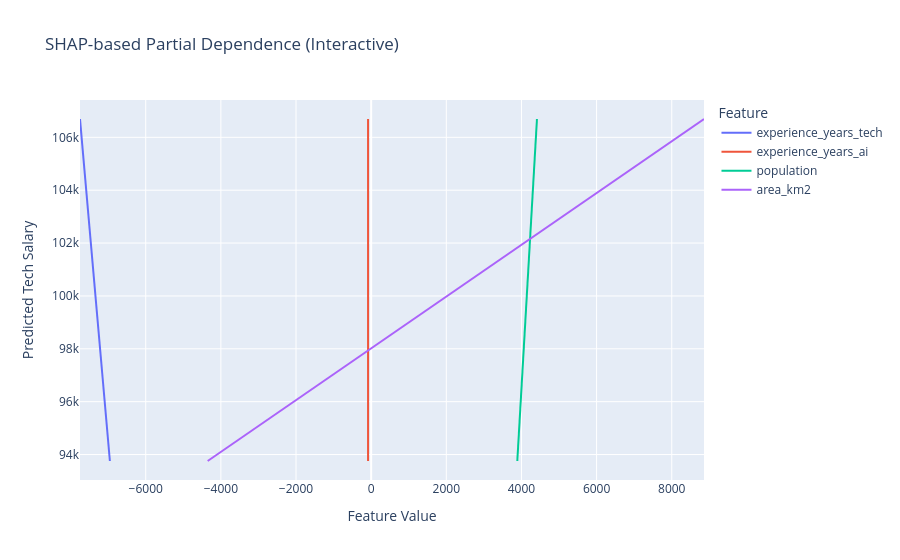

Notebook code cell kept with this figure:
### Code cell
import shap
import pandas as pd
import plotly.express as px

# 1️⃣ Train/Test Split inklusive Länder
X_train, X_test, y_train, y_test, countries_train, countries_test = train_test_split(
    X, y, df_model['country'], test_size=0.2, random_state=42
)

# 2️⃣ Random Forest (falls noch nicht trainiert)
rf = RandomForestRegressor(n_estimators=200, max_depth=10, random_state=42)
rf.fit(X_train, y_train)

# 3️⃣ SHAP Werte berechnen (nur auf Testdaten)
explainer = shap.Explainer(rf, X_train)
shap_values = explainer(X_test)

# 4️⃣ SHAP Werte in DataFrame umwandeln
shap_df = pd.DataFrame(shap_values.values, columns=features)
shap_df['country'] = countries_test.values
shap_df['predicted_salary'] = rf.predict(X_test)
shap_df['true_salary'] = y_test.values

# 5️⃣ Interaktiver Plot pro Feature
pdp_df_list = []
for feature in features:
    temp = shap_df[['country', feature, 'predicted_salary']].copy()
    temp.rename(columns={feature: 'value', 'predicted_salary': 'predicted_salary'}, inplace=True)
    temp['feature_name'] = feature
    pdp_df_list.append(temp)

pdp_df = pd.concat(pdp_df_list)

fig = px.line(
    pdp_df,
    x='value',
    y='predicted_salary',
    color='feature_name',
    labels={'value':'Feature Value', 'predicted_salary':'Predicted Tech Salary', 'feature_name':'Feature'},
    title='SHAP-based Partial Dependence (Interactive)'
)

fig.show()

### Figure 1 — Plotly figure (JSON) as saved in the notebook; plotly's stock layout.template omitted (floating-point values rounded to 4 significant figures)
{"data": [{"hovertemplate": "Feature=experience_years_tech<br>Feature Value=%{x}<br>Predicted Tech Salary=%{y}<extra></extra>", "legendgroup": "experience_years_tech", "line": {"color": "#636efa", "dash": "solid"}, "marker": {"symbol": "circle"}, "mode": "lines", "name": "experience_years_tech", "orientation": "v", "showlegend": true, "type": "scatter", "x": [-6953.0, -7749.0], "xaxis": "x", "y": [93760.0, 106700.0], "yaxis": "y"}, {"hovertemplate": "Feature=experience_years_ai<br>Feature Value=%{x}<br>Predicted Tech Salary=%{y}<extra></extra>", "legendgroup": "experience_years_ai", "line": {"color": "#EF553B", "dash": "solid"}, "marker": {"symbol": "circle"}, "mode": "lines", "name": "experience_years_ai", "orientation": "v", "showlegend": true, "type": "scatter", "x": [-83.03, -81.67], "xaxis": "x", "y": [93760.0, 106700.0], "yaxis": "y"}, {"hovertemplate": "Feature=population<br>Feature Value=%{x}<br>Predicted Tech Salary=%{y}<extra></extra>", "legendgroup": "population", "line": {"color": "#00cc96", "dash": "solid"}, "marker": {"symbol": "circle"}, "mode": "lines", "name": "population", "orientation": "v", "showlegend": true, "type": "scatter", "x": [3889.0, 4413.0], "xaxis": "x", "y": [93760.0, 106700.0], "yaxis": "y"}, {"hovertemplate": "Feature=area_km2<br>Feature Value=%{x}<br>Predicted Tech Salary=%{y}<extra></extra>", "legendgroup": "area_km2", "line": {"color": "#ab63fa", "dash": "solid"}, "marker": {"symbol": "circle"}, "mode": "lines", "name": "area_km2", "orientation": "v", "showlegend": true, "type": "scatter", "x": [-4351.0, 8858.0], "xaxis": "x", "y": [93760.0, 106700.0], "yaxis": "y"}], "layout": {"legend": {"title": {"text": "Feature"}, "tracegroupgap": 0}, "title": {"text": "SHAP-based Partial Dependence (Interactive)"}, "xaxis": {"anchor": "y", "domain": [0, 1], "title": {"text": "Feature Value"}}, "yaxis": {"anchor": "x", "domain": [0, 1], "title": {"text": "Predicted Tech Salary"}}}}
